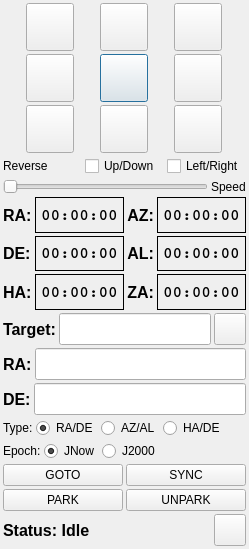
<?xml version="1.0" encoding="UTF-8"?>
<ui version="4.0">
 <class>MountControlPanel</class>
 <widget class="QDialog" name="MountControlPanel">
  <property name="geometry">
   <rect>
    <x>0</x>
    <y>0</y>
    <width>248</width>
    <height>549</height>
   </rect>
  </property>
  <property name="focusPolicy">
   <enum>Qt::ClickFocus</enum>
  </property>
  <property name="windowTitle">
   <string>Mount Control Panel</string>
  </property>
  <layout class="QVBoxLayout" name="verticalLayout_2">
   <property name="spacing">
    <number>3</number>
   </property>
   <property name="leftMargin">
    <number>3</number>
   </property>
   <property name="topMargin">
    <number>3</number>
   </property>
   <property name="rightMargin">
    <number>3</number>
   </property>
   <property name="bottomMargin">
    <number>3</number>
   </property>
   <item>
    <layout class="QVBoxLayout" name="verticalLayout">
     <property name="spacing">
      <number>3</number>
     </property>
     <item>
      <layout class="QGridLayout" name="gridLayout">
       <property name="sizeConstraint">
        <enum>QLayout::SetDefaultConstraint</enum>
       </property>
       <property name="spacing">
        <number>3</number>
       </property>
       <item row="0" column="0">
        <widget class="QPushButton" name="northWest">
         <property name="minimumSize">
          <size>
           <width>48</width>
           <height>48</height>
          </size>
         </property>
         <property name="maximumSize">
          <size>
           <width>48</width>
           <height>48</height>
          </size>
         </property>
         <property name="styleSheet">
          <string notr="true">QPushButton:pressed
{
  background-color: &quot;red&quot;
}

QPushButton:!pressed
{
  background-color: &quot;#ccc7ba&quot;
}

</string>
         </property>
         <property name="text">
          <string/>
         </property>
         <property name="iconSize">
          <size>
           <width>40</width>
           <height>40</height>
          </size>
         </property>
         <property name="autoDefault">
          <bool>false</bool>
         </property>
        </widget>
       </item>
       <item row="0" column="1">
        <widget class="QPushButton" name="north">
         <property name="minimumSize">
          <size>
           <width>48</width>
           <height>48</height>
          </size>
         </property>
         <property name="maximumSize">
          <size>
           <width>48</width>
           <height>48</height>
          </size>
         </property>
         <property name="styleSheet">
          <string notr="true">QPushButton:pressed
{
  background-color: &quot;red&quot;
}

QPushButton:!pressed
{
  background-color: &quot;#ccc7ba&quot;
}

</string>
         </property>
         <property name="text">
          <string/>
         </property>
         <property name="iconSize">
          <size>
           <width>40</width>
           <height>40</height>
          </size>
         </property>
         <property name="autoDefault">
          <bool>false</bool>
         </property>
        </widget>
       </item>
       <item row="0" column="2">
        <widget class="QPushButton" name="northEast">
         <property name="minimumSize">
          <size>
           <width>48</width>
           <height>48</height>
          </size>
         </property>
         <property name="maximumSize">
          <size>
           <width>48</width>
           <height>48</height>
          </size>
         </property>
         <property name="styleSheet">
          <string notr="true">QPushButton:pressed
{
  background-color: &quot;red&quot;
}

QPushButton:!pressed
{
  background-color: &quot;#ccc7ba&quot;
}

</string>
         </property>
         <property name="text">
          <string/>
         </property>
         <property name="iconSize">
          <size>
           <width>40</width>
           <height>40</height>
          </size>
         </property>
         <property name="autoDefault">
          <bool>false</bool>
         </property>
        </widget>
       </item>
       <item row="1" column="0">
        <widget class="QPushButton" name="west">
         <property name="minimumSize">
          <size>
           <width>48</width>
           <height>48</height>
          </size>
         </property>
         <property name="maximumSize">
          <size>
           <width>48</width>
           <height>48</height>
          </size>
         </property>
         <property name="styleSheet">
          <string notr="true">QPushButton:pressed
{
  background-color: &quot;red&quot;
}

QPushButton:!pressed
{
  background-color: &quot;#ccc7ba&quot;
}

</string>
         </property>
         <property name="text">
          <string/>
         </property>
         <property name="iconSize">
          <size>
           <width>40</width>
           <height>40</height>
          </size>
         </property>
         <property name="autoDefault">
          <bool>false</bool>
         </property>
        </widget>
       </item>
       <item row="1" column="1">
        <widget class="QPushButton" name="stop">
         <property name="minimumSize">
          <size>
           <width>48</width>
           <height>48</height>
          </size>
         </property>
         <property name="maximumSize">
          <size>
           <width>48</width>
           <height>48</height>
          </size>
         </property>
         <property name="styleSheet">
          <string notr="true">QPushButton:pressed
{
  background-color: &quot;red&quot;
}

QPushButton:!pressed
{
  background-color: &quot;#ccc7ba&quot;
}

</string>
         </property>
         <property name="text">
          <string/>
         </property>
         <property name="iconSize">
          <size>
           <width>40</width>
           <height>40</height>
          </size>
         </property>
        </widget>
       </item>
       <item row="1" column="2">
        <widget class="QPushButton" name="east">
         <property name="minimumSize">
          <size>
           <width>48</width>
           <height>48</height>
          </size>
         </property>
         <property name="maximumSize">
          <size>
           <width>48</width>
           <height>48</height>
          </size>
         </property>
         <property name="styleSheet">
          <string notr="true">QPushButton:pressed
{
  background-color: &quot;red&quot;
}

QPushButton:!pressed
{
  background-color: &quot;#ccc7ba&quot;
}

</string>
         </property>
         <property name="text">
          <string/>
         </property>
         <property name="iconSize">
          <size>
           <width>40</width>
           <height>40</height>
          </size>
         </property>
         <property name="autoDefault">
          <bool>false</bool>
         </property>
        </widget>
       </item>
       <item row="2" column="0">
        <widget class="QPushButton" name="southWest">
         <property name="minimumSize">
          <size>
           <width>48</width>
           <height>48</height>
          </size>
         </property>
         <property name="maximumSize">
          <size>
           <width>48</width>
           <height>48</height>
          </size>
         </property>
         <property name="styleSheet">
          <string notr="true">QPushButton:pressed
{
  background-color: &quot;red&quot;
}

QPushButton:!pressed
{
  background-color: &quot;#ccc7ba&quot;
}

</string>
         </property>
         <property name="text">
          <string/>
         </property>
         <property name="iconSize">
          <size>
           <width>40</width>
           <height>40</height>
          </size>
         </property>
         <property name="autoDefault">
          <bool>false</bool>
         </property>
        </widget>
       </item>
       <item row="2" column="1">
        <widget class="QPushButton" name="south">
         <property name="minimumSize">
          <size>
           <width>48</width>
           <height>48</height>
          </size>
         </property>
         <property name="maximumSize">
          <size>
           <width>48</width>
           <height>48</height>
          </size>
         </property>
         <property name="styleSheet">
          <string notr="true">QPushButton:pressed
{
  background-color: &quot;red&quot;
}

QPushButton:!pressed
{
  background-color: &quot;#ccc7ba&quot;
}

</string>
         </property>
         <property name="text">
          <string/>
         </property>
         <property name="iconSize">
          <size>
           <width>40</width>
           <height>40</height>
          </size>
         </property>
        </widget>
       </item>
       <item row="2" column="2">
        <widget class="QPushButton" name="southEast">
         <property name="minimumSize">
          <size>
           <width>48</width>
           <height>48</height>
          </size>
         </property>
         <property name="maximumSize">
          <size>
           <width>48</width>
           <height>48</height>
          </size>
         </property>
         <property name="styleSheet">
          <string notr="true">QPushButton:pressed
{
  background-color: &quot;red&quot;
}

QPushButton:!pressed
{
  background-color: &quot;#ccc7ba&quot;
}

</string>
         </property>
         <property name="text">
          <string/>
         </property>
         <property name="iconSize">
          <size>
           <width>40</width>
           <height>40</height>
          </size>
         </property>
         <property name="autoDefault">
          <bool>false</bool>
         </property>
        </widget>
       </item>
      </layout>
     </item>
     <item>
      <layout class="QHBoxLayout" name="horizontalLayout">
       <item>
        <widget class="QLabel" name="label_2">
         <property name="text">
          <string>Reverse</string>
         </property>
        </widget>
       </item>
       <item>
        <widget class="QCheckBox" name="upDownCheckObject">
         <property name="text">
          <string>Up/Down</string>
         </property>
        </widget>
       </item>
       <item>
        <widget class="QCheckBox" name="leftRightCheckObject">
         <property name="text">
          <string>Left/Right</string>
         </property>
        </widget>
       </item>
      </layout>
     </item>
     <item>
      <layout class="QHBoxLayout" name="horizontalLayout_2">
       <item>
        <widget class="QSlider" name="speedSliderObject">
         <property name="maximum">
          <number>4</number>
         </property>
         <property name="orientation">
          <enum>Qt::Horizontal</enum>
         </property>
        </widget>
       </item>
       <item>
        <widget class="QLabel" name="speedLabelObject">
         <property name="text">
          <string>Speed</string>
         </property>
        </widget>
       </item>
      </layout>
     </item>
    </layout>
   </item>
   <item>
    <layout class="QGridLayout" name="gridLayout_3">
     <property name="spacing">
      <number>3</number>
     </property>
     <item row="0" column="4">
      <widget class="QLabel" name="azValueObject">
       <property name="font">
        <font>
         <family>Courier</family>
         <pointsize>12</pointsize>
         <bold>true</bold>
        </font>
       </property>
       <property name="styleSheet">
        <string notr="true">color:&quot;orange&quot;</string>
       </property>
       <property name="frameShape">
        <enum>QFrame::Box</enum>
       </property>
       <property name="text">
        <string>00:00:00</string>
       </property>
      </widget>
     </item>
     <item row="1" column="0">
      <widget class="QLabel" name="label_7">
       <property name="font">
        <font>
         <pointsize>12</pointsize>
         <bold>true</bold>
        </font>
       </property>
       <property name="text">
        <string>DE:</string>
       </property>
      </widget>
     </item>
     <item row="1" column="4">
      <widget class="QLabel" name="altValueObject">
       <property name="font">
        <font>
         <family>Courier</family>
         <pointsize>12</pointsize>
         <bold>true</bold>
        </font>
       </property>
       <property name="styleSheet">
        <string notr="true">color:&quot;orange&quot;</string>
       </property>
       <property name="frameShape">
        <enum>QFrame::Box</enum>
       </property>
       <property name="text">
        <string>00:00:00</string>
       </property>
      </widget>
     </item>
     <item row="1" column="1">
      <widget class="QLabel" name="deValueObject">
       <property name="font">
        <font>
         <family>Courier</family>
         <pointsize>12</pointsize>
         <bold>true</bold>
        </font>
       </property>
       <property name="styleSheet">
        <string notr="true">color:&quot;orange&quot;</string>
       </property>
       <property name="frameShape">
        <enum>QFrame::Box</enum>
       </property>
       <property name="text">
        <string>00:00:00</string>
       </property>
      </widget>
     </item>
     <item row="0" column="1">
      <widget class="QLabel" name="raValueObject">
       <property name="font">
        <font>
         <family>Courier</family>
         <pointsize>12</pointsize>
         <bold>true</bold>
        </font>
       </property>
       <property name="styleSheet">
        <string notr="true">color:&quot;orange&quot;</string>
       </property>
       <property name="frameShape">
        <enum>QFrame::Box</enum>
       </property>
       <property name="text">
        <string>00:00:00</string>
       </property>
      </widget>
     </item>
     <item row="2" column="0">
      <widget class="QLabel" name="label_11">
       <property name="font">
        <font>
         <pointsize>12</pointsize>
         <bold>true</bold>
        </font>
       </property>
       <property name="text">
        <string>HA:</string>
       </property>
      </widget>
     </item>
     <item row="1" column="2" colspan="2">
      <widget class="QLabel" name="label_9">
       <property name="font">
        <font>
         <pointsize>12</pointsize>
         <bold>true</bold>
        </font>
       </property>
       <property name="text">
        <string>AL:</string>
       </property>
       <property name="alignment">
        <set>Qt::AlignRight|Qt::AlignTrailing|Qt::AlignVCenter</set>
       </property>
      </widget>
     </item>
     <item row="2" column="1">
      <widget class="QLabel" name="haValueObject">
       <property name="font">
        <font>
         <family>Courier</family>
         <pointsize>12</pointsize>
         <bold>true</bold>
        </font>
       </property>
       <property name="styleSheet">
        <string notr="true">color:&quot;orange&quot;</string>
       </property>
       <property name="frameShape">
        <enum>QFrame::Box</enum>
       </property>
       <property name="text">
        <string>00:00:00</string>
       </property>
      </widget>
     </item>
     <item row="0" column="0">
      <widget class="QLabel" name="label_3">
       <property name="font">
        <font>
         <pointsize>12</pointsize>
         <bold>true</bold>
        </font>
       </property>
       <property name="text">
        <string>RA:</string>
       </property>
      </widget>
     </item>
     <item row="2" column="2" colspan="2">
      <widget class="QLabel" name="label_13">
       <property name="font">
        <font>
         <pointsize>12</pointsize>
         <bold>true</bold>
        </font>
       </property>
       <property name="text">
        <string>ZA:</string>
       </property>
       <property name="alignment">
        <set>Qt::AlignRight|Qt::AlignTrailing|Qt::AlignVCenter</set>
       </property>
      </widget>
     </item>
     <item row="2" column="4">
      <widget class="QLabel" name="zaValueObject">
       <property name="font">
        <font>
         <family>Courier</family>
         <pointsize>12</pointsize>
         <bold>true</bold>
        </font>
       </property>
       <property name="styleSheet">
        <string notr="true">color:&quot;orange&quot;</string>
       </property>
       <property name="frameShape">
        <enum>QFrame::Box</enum>
       </property>
       <property name="text">
        <string>00:00:00</string>
       </property>
      </widget>
     </item>
     <item row="0" column="2" colspan="2">
      <widget class="QLabel" name="label_5">
       <property name="font">
        <font>
         <pointsize>12</pointsize>
         <bold>true</bold>
        </font>
       </property>
       <property name="text">
        <string>AZ:</string>
       </property>
       <property name="alignment">
        <set>Qt::AlignRight|Qt::AlignTrailing|Qt::AlignVCenter</set>
       </property>
      </widget>
     </item>
    </layout>
   </item>
   <item>
    <layout class="QHBoxLayout" name="horizontalLayout_6">
     <property name="spacing">
      <number>3</number>
     </property>
     <item>
      <widget class="QLabel" name="label_15">
       <property name="font">
        <font>
         <pointsize>12</pointsize>
         <bold>true</bold>
        </font>
       </property>
       <property name="text">
        <string>Target:</string>
       </property>
      </widget>
     </item>
     <item>
      <widget class="QLineEdit" name="targetTextObject">
       <property name="minimumSize">
        <size>
         <width>0</width>
         <height>32</height>
        </size>
       </property>
       <property name="maximumSize">
        <size>
         <width>16777215</width>
         <height>32</height>
        </size>
       </property>
       <property name="readOnly">
        <bool>true</bool>
       </property>
      </widget>
     </item>
     <item>
      <widget class="QPushButton" name="findButtonObject">
       <property name="minimumSize">
        <size>
         <width>32</width>
         <height>32</height>
        </size>
       </property>
       <property name="maximumSize">
        <size>
         <width>32</width>
         <height>32</height>
        </size>
       </property>
       <property name="text">
        <string/>
       </property>
       <property name="icon">
        <iconset theme="search"/>
       </property>
       <property name="iconSize">
        <size>
         <width>28</width>
         <height>28</height>
        </size>
       </property>
      </widget>
     </item>
    </layout>
   </item>
   <item>
    <layout class="QHBoxLayout" name="horizontalLayout_9">
     <property name="spacing">
      <number>3</number>
     </property>
     <item>
      <widget class="QLabel" name="label_16">
       <property name="font">
        <font>
         <pointsize>12</pointsize>
         <bold>true</bold>
        </font>
       </property>
       <property name="text">
        <string>RA:</string>
       </property>
      </widget>
     </item>
     <item>
      <widget class="dmsBox" name="targetRATextObject">
       <property name="minimumSize">
        <size>
         <width>0</width>
         <height>32</height>
        </size>
       </property>
       <property name="maximumSize">
        <size>
         <width>16777215</width>
         <height>32</height>
        </size>
       </property>
      </widget>
     </item>
    </layout>
   </item>
   <item>
    <layout class="QHBoxLayout" name="horizontalLayout_10">
     <property name="spacing">
      <number>3</number>
     </property>
     <item>
      <widget class="QLabel" name="label_17">
       <property name="font">
        <font>
         <pointsize>12</pointsize>
         <bold>true</bold>
        </font>
       </property>
       <property name="text">
        <string>DE:</string>
       </property>
      </widget>
     </item>
     <item>
      <widget class="dmsBox" name="targetDETextObject">
       <property name="minimumSize">
        <size>
         <width>0</width>
         <height>32</height>
        </size>
       </property>
       <property name="maximumSize">
        <size>
         <width>16777215</width>
         <height>32</height>
        </size>
       </property>
      </widget>
     </item>
    </layout>
   </item>
   <item>
    <layout class="QHBoxLayout" name="horizontalLayout_7">
     <property name="spacing">
      <number>3</number>
     </property>
     <item>
      <widget class="QLabel" name="label_18">
       <property name="text">
        <string>Type:</string>
       </property>
      </widget>
     </item>
     <item>
      <widget class="QRadioButton" name="equatorialCheckObject">
       <property name="text">
        <string>RA/DE</string>
       </property>
       <property name="checked">
        <bool>true</bool>
       </property>
       <attribute name="buttonGroup">
        <string notr="true">coordinateButtonGroup</string>
       </attribute>
      </widget>
     </item>
     <item>
      <widget class="QRadioButton" name="horizontalCheckObject">
       <property name="text">
        <string>AZ/AL</string>
       </property>
       <attribute name="buttonGroup">
        <string notr="true">coordinateButtonGroup</string>
       </attribute>
      </widget>
     </item>
     <item>
      <widget class="QRadioButton" name="haEquatorialCheckObject">
       <property name="text">
        <string>HA/DE</string>
       </property>
       <attribute name="buttonGroup">
        <string notr="true">coordinateButtonGroup</string>
       </attribute>
      </widget>
     </item>
     <item>
      <spacer name="horizontalSpacer_2">
       <property name="orientation">
        <enum>Qt::Horizontal</enum>
       </property>
       <property name="sizeHint" stdset="0">
        <size>
         <width>40</width>
         <height>20</height>
        </size>
       </property>
      </spacer>
     </item>
    </layout>
   </item>
   <item>
    <layout class="QHBoxLayout" name="horizontalLayout_8">
     <property name="spacing">
      <number>3</number>
     </property>
     <item>
      <widget class="QLabel" name="label_19">
       <property name="text">
        <string>Epoch:</string>
       </property>
      </widget>
     </item>
     <item>
      <widget class="QRadioButton" name="jnowCheckObject">
       <property name="text">
        <string>JNow</string>
       </property>
       <property name="checked">
        <bool>true</bool>
       </property>
       <attribute name="buttonGroup">
        <string notr="true">epochButtonGroup</string>
       </attribute>
      </widget>
     </item>
     <item>
      <widget class="QRadioButton" name="j2000CheckObject">
       <property name="text">
        <string>J2000</string>
       </property>
       <attribute name="buttonGroup">
        <string notr="true">epochButtonGroup</string>
       </attribute>
      </widget>
     </item>
     <item>
      <spacer name="horizontalSpacer">
       <property name="orientation">
        <enum>Qt::Horizontal</enum>
       </property>
       <property name="sizeHint" stdset="0">
        <size>
         <width>40</width>
         <height>20</height>
        </size>
       </property>
      </spacer>
     </item>
    </layout>
   </item>
   <item>
    <layout class="QGridLayout" name="gridLayout_2">
     <property name="spacing">
      <number>3</number>
     </property>
     <item row="0" column="0">
      <widget class="QPushButton" name="gotoButtonObject">
       <property name="text">
        <string>GOTO</string>
       </property>
      </widget>
     </item>
     <item row="0" column="1">
      <widget class="QPushButton" name="syncButtonObject">
       <property name="text">
        <string>SYNC</string>
       </property>
      </widget>
     </item>
     <item row="1" column="0">
      <widget class="QPushButton" name="parkButtonObject">
       <property name="text">
        <string>PARK</string>
       </property>
      </widget>
     </item>
     <item row="1" column="1">
      <widget class="QPushButton" name="unparkButtonObject">
       <property name="text">
        <string>UNPARK</string>
       </property>
      </widget>
     </item>
    </layout>
   </item>
   <item>
    <layout class="QHBoxLayout" name="horizontalLayout_11">
     <property name="spacing">
      <number>3</number>
     </property>
     <item>
      <widget class="QLabel" name="statusTextObject">
       <property name="font">
        <font>
         <pointsize>12</pointsize>
         <bold>true</bold>
        </font>
       </property>
       <property name="text">
        <string>Status: Idle</string>
       </property>
      </widget>
     </item>
     <item>
      <spacer name="horizontalSpacer_4">
       <property name="orientation">
        <enum>Qt::Horizontal</enum>
       </property>
       <property name="sizeHint" stdset="0">
        <size>
         <width>40</width>
         <height>20</height>
        </size>
       </property>
      </spacer>
     </item>
     <item>
      <widget class="QPushButton" name="centerButtonObject">
       <property name="minimumSize">
        <size>
         <width>32</width>
         <height>32</height>
        </size>
       </property>
       <property name="maximumSize">
        <size>
         <width>32</width>
         <height>32</height>
        </size>
       </property>
       <property name="text">
        <string/>
       </property>
       <property name="icon">
        <iconset theme="zoom-fit-best"/>
       </property>
       <property name="iconSize">
        <size>
         <width>28</width>
         <height>28</height>
        </size>
       </property>
      </widget>
     </item>
    </layout>
   </item>
  </layout>
 </widget>
 <customwidgets>
  <customwidget>
   <class>dmsBox</class>
   <extends>QLineEdit</extends>
   <header>widgets/dmsbox.h</header>
   <container>1</container>
  </customwidget>
 </customwidgets>
 <resources/>
 <connections/>
 <buttongroups>
  <buttongroup name="epochButtonGroup"/>
  <buttongroup name="coordinateButtonGroup"/>
 </buttongroups>
</ui>
